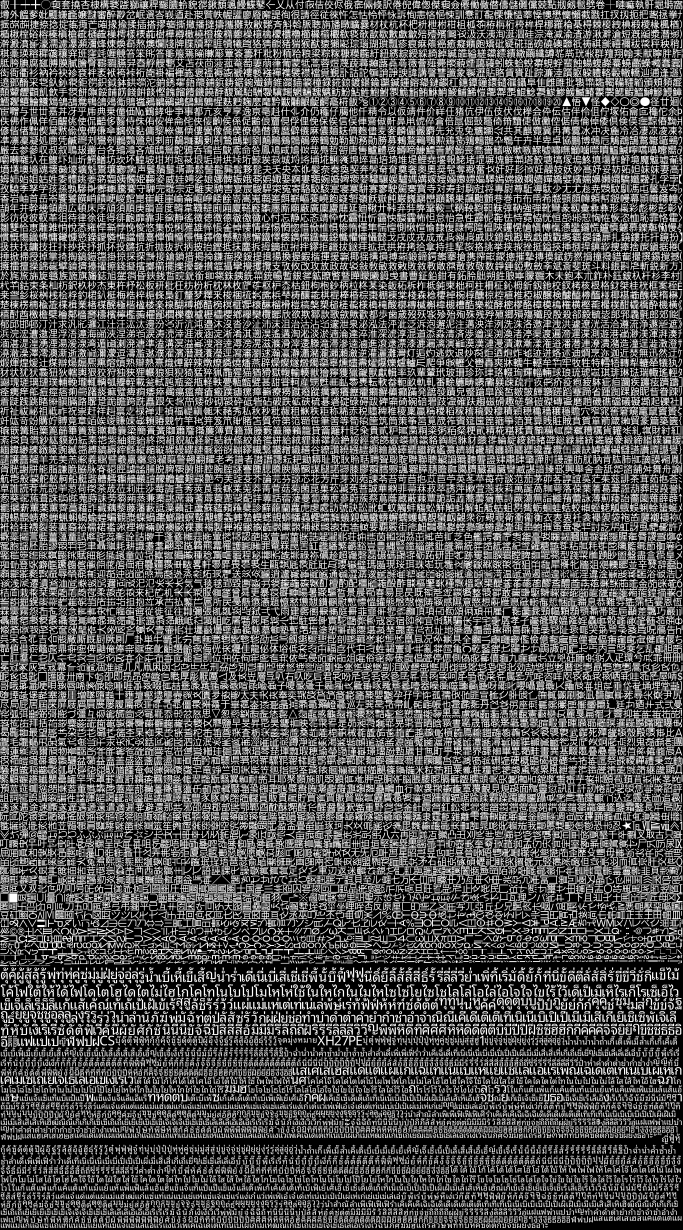
#> input picture pc_thai_font_full_atlas.png, 2048 x 3688 px (shown at 1/3 size)
$ python crop_643a.py
#> lines starting #> are read from the running program, lines starting #| are printed output that depends on the picture
from PIL import Image

atlas = Image.open('pc_thai_font_full_atlas.png')
#> atlas is the input picture: PIL image 2048x3688 L; min 0, max 255, mean 84.8

# 携 (0x643a): x=1410, y=3670, w=15, h=14
x, y, w, h = 1410, 3670, 15, 14
glyph = atlas.crop((x, y, x + w, y + h))
glyph.resize((w * 6, h * 6), Image.NEAREST).save('glyph_643a_zoomed.png')
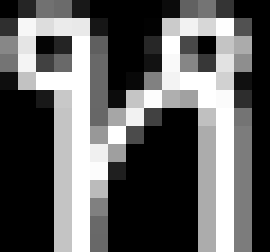
#> saved as glyph_643a_zoomed.png: PIL image 90x84 L (shown 3 times larger); min 0, max 255, mean 96.1
print('Saved glyph_643a_zoomed.png')
